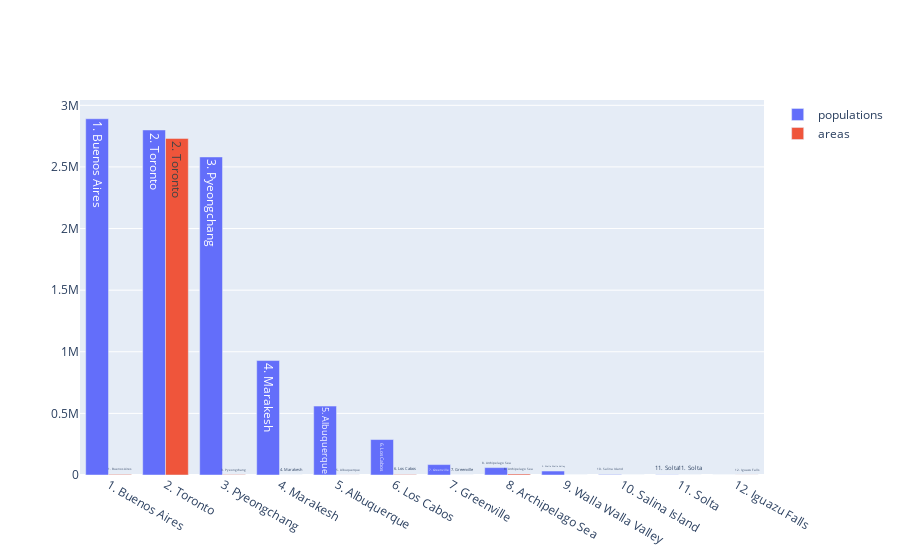

The notebook cell saved with this chart:
### Code cell
import plotly
plotly.offline.init_notebook_mode(connected=True)
plotly.offline.iplot([trace_populations, trace_areas])

### Figure 1 — Plotly figure (JSON) as saved in the notebook; plotly's stock layout.template omitted (floating-point values rounded to 4 significant figures)
{"data": [{"name": "populations", "text": ["1. Buenos Aires", "2. Toronto", "3. Pyeongchang", "4. Marakesh", "5. Albuquerque", "6. Los Cabos", "7. Greenville", "8. Archipelago Sea", "9. Walla Walla Valley", "10. Salina Island", "11. Solta", "12. Iguazu Falls"], "type": "bar", "x": ["1. Buenos Aires", "2. Toronto", "3. Pyeongchang", "4. Marakesh", "5. Albuquerque", "6. Los Cabos", "7. Greenville", "8. Archipelago Sea", "9. Walla Walla Valley", "10. Salina Island", "11. Solta", "12. Iguazu Falls"], "y": [2891000, 2800000, 2581000, 928850, 559277, 287651, 84554, 60000, 32237, 4000, 1700, 0]}, {"name": "areas", "text": ["1. Buenos Aires", "2. Toronto", "3. Pyeongchang", "4. Marakesh", "5. Albuquerque", "6. Los Cabos", "7. Greenville", "8. Archipelago Sea", "9. Walla Walla Valley", "10. Salina Island", "11. Solta", "12. Iguazu Falls"], "type": "bar", "x": ["1. Buenos Aires", "2. Toronto", "3. Pyeongchang", "4. Marakesh", "5. Albuquerque", "6. Los Cabos", "7. Greenville", "8. Archipelago Sea", "9. Walla Walla Valley", "10. Salina Island", "11. Solta", "12. Iguazu Falls"], "y": [4758, 2731571, 3194, 200, 491, 3750, 68, 8300, 33, 27, 59, 672]}], "layout": {}}
